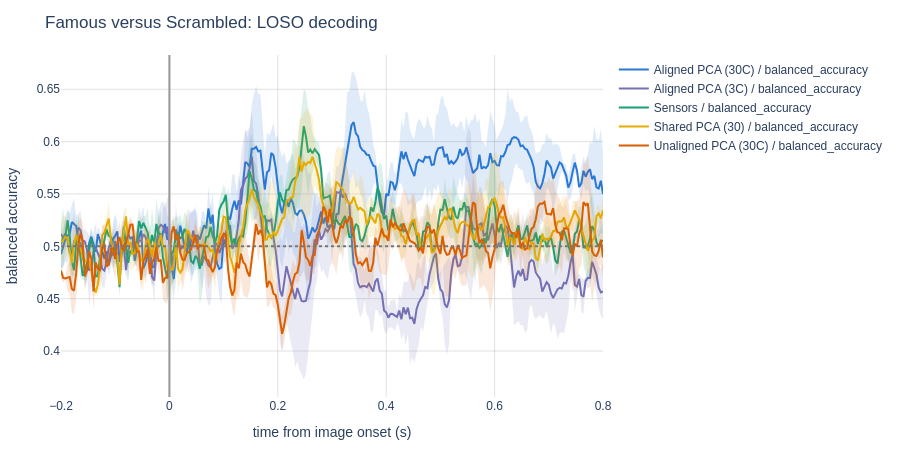

Here is the notebook cell this chart was saved with:
### Markdown cell above
## Step 8. Inspect Time-Resolved Cross-Participant Generalization

The line is mean balanced accuracy across held-out participants; the ribbon is the fold-level standard deviation. The dotted horizontal line marks chance and the vertical line marks image onset.

Read the *shape* before the maximum. For a face/scrambled contrast the informative feature is the sharp rise beginning around 130–150 ms, in the N170 range; the curve then often stays elevated on a broad plateau where the exact argmax is close to arbitrary, so a sustained lift is far more trustworthy than an isolated spike.

Note also that cross-participant peaks tend to sit *later* than within-participant ones. The exact N170 topography is individual, and what transfers between heads is coarser and slower — which is precisely the gap Step 11's alignment is trying to close.

### Code cell
temporal_figure = plot_temporal_score_curve(
    temporal_scores[temporal_scores["Representation"].isin(REPRESENTATION_NAMES)],
    metric="balanced_accuracy",
    title=f"{' versus '.join(TARGET_NAMES)}: LOSO decoding",
    colors=REPRESENTATION_COLORS,
)
temporal_figure.add_hline(y=CHANCE_LEVEL, line_dash="dot", line_color="#777777")
temporal_figure.add_vline(x=0, line_color="#999999")
temporal_figure.update_yaxes(title_text="balanced accuracy")
temporal_figure.update_xaxes(title_text="time from image onset (s)")
temporal_figure.show()

### Figure 1 — Plotly figure (JSON) as saved in the notebook; plotly's stock layout.template omitted (floating-point values rounded to 4 significant figures; data arrays with more than 128 entries replaced by an {"elided": "..."} marker saying what was removed)
{"data": [{"line": {"color": "#2a78d6", "width": 2}, "mode": "lines", "name": "Aligned PCA (30C) / balanced_accuracy", "type": "scatter", "x": {"elided": "251 float values"}, "y": {"elided": "251 float values"}}, {"fill": "toself", "fillcolor": "rgba(42,120,214,0.15)", "hoverinfo": "skip", "line": {"color": "rgba(255,255,255,0)"}, "showlegend": false, "type": "scatter", "x": {"elided": "502 float values"}, "y": {"elided": "502 float values"}}, {"line": {"color": "#7570b3", "width": 2}, "mode": "lines", "name": "Aligned PCA (3C) / balanced_accuracy", "type": "scatter", "x": {"elided": "251 float values"}, "y": {"elided": "251 float values"}}, {"fill": "toself", "fillcolor": "rgba(117,112,179,0.15)", "hoverinfo": "skip", "line": {"color": "rgba(255,255,255,0)"}, "showlegend": false, "type": "scatter", "x": {"elided": "502 float values"}, "y": {"elided": "502 float values"}}, {"line": {"color": "#1b9e77", "width": 2}, "mode": "lines", "name": "Sensors / balanced_accuracy", "type": "scatter", "x": {"elided": "251 float values"}, "y": {"elided": "251 float values"}}, {"fill": "toself", "fillcolor": "rgba(27,158,119,0.15)", "hoverinfo": "skip", "line": {"color": "rgba(255,255,255,0)"}, "showlegend": false, "type": "scatter", "x": {"elided": "502 float values"}, "y": {"elided": "502 float values"}}, {"line": {"color": "#e6ab02", "width": 2}, "mode": "lines", "name": "Shared PCA (30) / balanced_accuracy", "type": "scatter", "x": {"elided": "251 float values"}, "y": {"elided": "251 float values"}}, {"fill": "toself", "fillcolor": "rgba(230,171,2,0.15)", "hoverinfo": "skip", "line": {"color": "rgba(255,255,255,0)"}, "showlegend": false, "type": "scatter", "x": {"elided": "502 float values"}, "y": {"elided": "502 float values"}}, {"line": {"color": "#d95f02", "width": 2}, "mode": "lines", "name": "Unaligned PCA (30C) / balanced_accuracy", "type": "scatter", "x": {"elided": "251 float values"}, "y": {"elided": "251 float values"}}, {"fill": "toself", "fillcolor": "rgba(217,95,2,0.15)", "hoverinfo": "skip", "line": {"color": "rgba(255,255,255,0)"}, "showlegend": false, "type": "scatter", "x": {"elided": "502 float values"}, "y": {"elided": "502 float values"}}], "layout": {"height": 450, "margin": {"b": 50, "l": 50, "r": 40, "t": 55}, "shapes": [{"line": {"color": "#777777", "dash": "dot"}, "type": "line", "x0": 0, "x1": 1, "xref": "x domain", "y0": 0.5, "y1": 0.5, "yref": "y"}, {"line": {"color": "#999999"}, "type": "line", "x0": 0, "x1": 0, "xref": "x", "y0": 0, "y1": 1, "yref": "y domain"}], "title": {"text": "Famous versus Scrambled: LOSO decoding"}, "xaxis": {"title": {"text": "time from image onset (s)"}}, "yaxis": {"title": {"text": "balanced accuracy"}}}}
